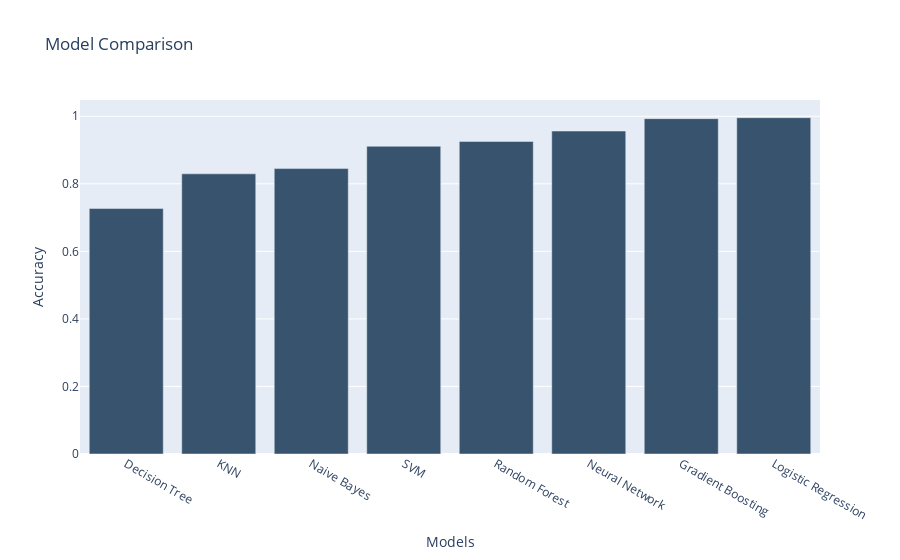

This figure's notebook cell:
### Markdown cell above
### 3.0 Model Comparison graphical representation

### Code cell
models = [
    "Logistic Regression",
    "Decision Tree",
    "Random Forest",
    "Gradient Boosting",
    "SVM",
    "KNN",
    "Naive Bayes",
    "Neural Network"
]

accuracies = [
    accuracy_score(ds_test['label'], y_pred_scale),
    accuracy_score(ds_test['label'], y_pred_tree),
    accuracy_score(ds_test['label'], y_pred_forest),
    accuracy_score(ds_test['label'], y_pred_gb),
    accuracy_score(ds_test['label'], y_pred_svc),
    accuracy_score(ds_test['label'], y_pred_knn),
    accuracy_score(ds_test['label'], y_pred_nb),
    accuracy_score(ds_test['label'], y_pred_nn)
]

import plotly.graph_objects as go

accuracies, models = zip(*sorted(zip(accuracies, models)))

fig = go.Figure([go.Bar(x=models, y=accuracies, marker_color='rgb(55, 83, 109)')])

fig.update_layout(title_text='Model Comparison', xaxis_title="Models", yaxis_title="Accuracy")

fig.show()

### Figure 1 — Plotly figure (JSON) as saved in the notebook; plotly's stock layout.template omitted (floating-point values rounded to 4 significant figures)
{"data": [{"marker": {"color": "rgb(55, 83, 109)"}, "x": ["Decision Tree", "KNN", "Naive Bayes", "SVM", "Random Forest", "Neural Network", "Gradient Boosting", "Logistic Regression"], "y": [0.7268, 0.8296, 0.8451, 0.9113, 0.9254, 0.9563, 0.993, 0.9958], "type": "bar"}], "layout": {"title": {"text": "Model Comparison"}, "xaxis": {"title": {"text": "Models"}}, "yaxis": {"title": {"text": "Accuracy"}}}}
